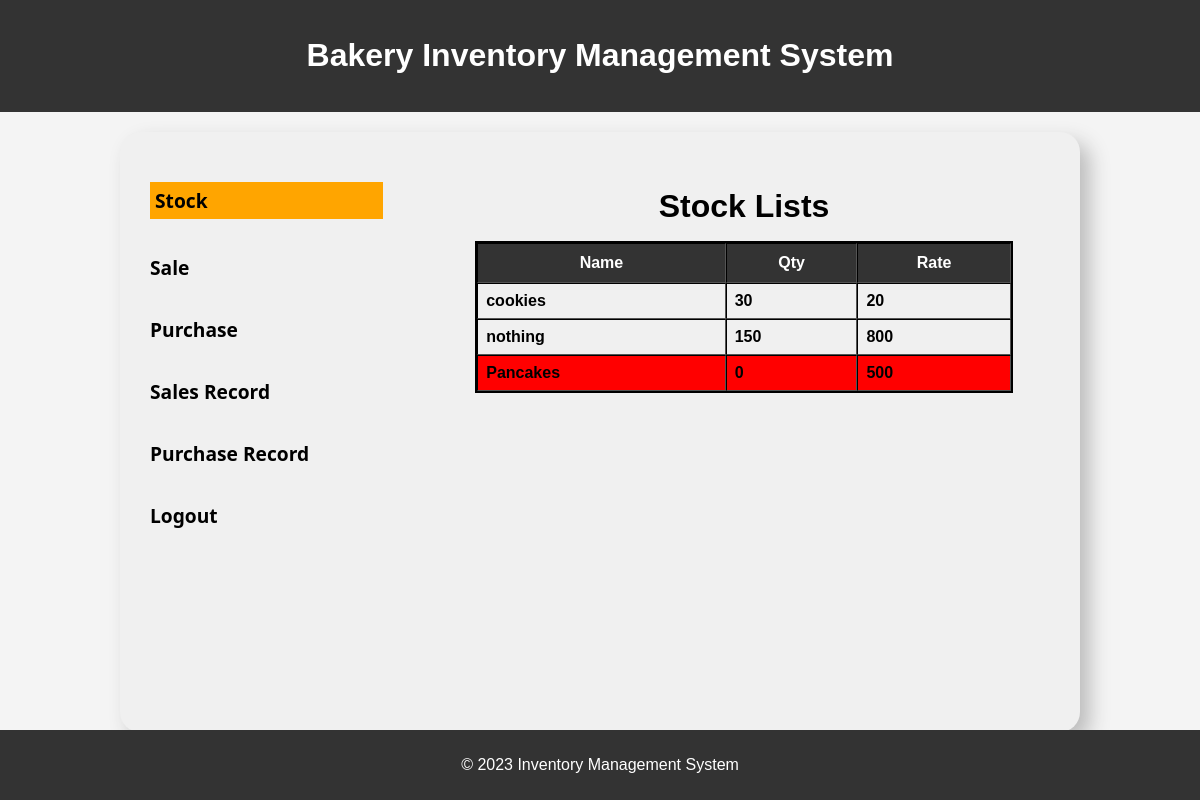
The page /stock.php on the database its author committed.
### tables this page shows
CREATE TABLE `inventory` (
  `name` varchar(50) NOT NULL,
  `rate` int(11) NOT NULL,
  `quantity` int(11) NOT NULL
);

### stock.php (the view, shortened to what this page needs)
<!DOCTYPE html>
<html lang="en">
<head>
    <link rel='stylesheet' href='style.css'>
</head>
<body>
    <header>
        <h1>Bakery Inventory Management System</h1>
    </header>
    <div class="container neumorphic">
       <div class="sidebar">
        <?php
        	include('menu.php');
        ?>
       </div>
       <div class="box">
           <div class="main">
            <h2>Stock Lists</h2>
           <?php
            include('db.php');
            $qry='SELECT * FROM inventory';
            $result=$conn->query($qry);
            if($result){
                echo "<table border=1 cellspacing=0>
                <tr>
                    <th>Name</th>
                    <th>Qty</th>
                    <th>Rate</th>
                </tr>";
                while ($row = $result->fetch_assoc()) {
                    echo '<tr';
                    if ($row['quantity'] <= 0) {
                        echo ' style="background-color: red;"';
                    }
                    echo '>';
                    echo '<td>' . $row['name'] . '</td>';
                    echo '<td>' . $row['quantity'] . '</td>';
                    echo '<td>' . $row['rate'] . '</td>';
                    echo '</tr>';
                }
                echo '</table>';
            }
            ?>
           </div>
       </div>
    </div>
    <footer>
        <p>&copy; 2023 Inventory Management System</p>
    </footer>
</body>
</html>

### style.css (style rules this page uses)
body { font-family: 'Arial', sans-serif; background-color: #f4f4f4; margin: 0; height: 100vh; }
header { background-color: #333; color: #fff; text-align: center; padding: 1rem 0; }
.container { position: relative; top: 40%; left: 50%; transform: translate(-50%, -50%); width: 80vw; min-width: 800px; max-width: 1200px; height: 600px; border-radius: 20px; min-height: 600px; background: #f0f0f0; display: flex; justify-content: space-evenly; overflow: hidden; box-shadow: 10px 10px 20px #bcbcbc; }
.container> .sidebar { width: 30%; height: 100%; }
.container> .box { width: 70%; height: 100%; display: flex; }
footer { text-align: center; padding: 10px 0; background-color: #333; color: #fff; position: fixed; bottom: 0; width: 100%; }
h2 { font-size: 2rem; text-align: center; padding: 0.5em 0; margin: 0; }
.main { width: 80%; max-width: 600px; margin: 20px auto; padding: 20px; background-color: transparent; border-radius: 8px; }
table { width: 100%; border: 2px solid black; }
th { background-color: #333; color: white; padding: 10px; }
td { padding: 8px; font-weight: bold; }

### rows shown on the page
inventory: name "cookies", quantity "30", rate "20"
inventory: name "nothing", quantity "150", rate "800"
inventory: name "Pancakes", quantity "0", rate "500"
